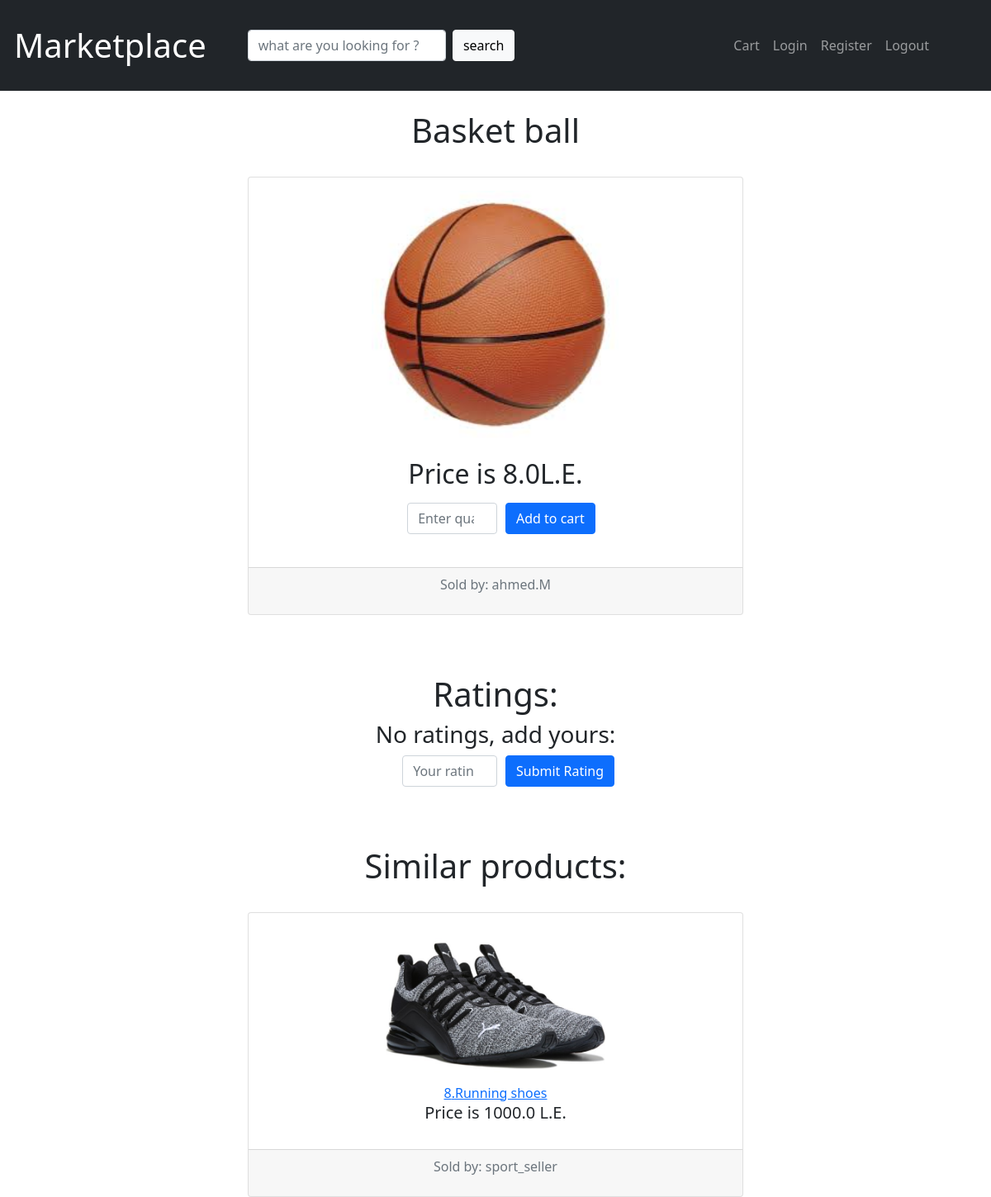
The app's page /Marketplace/product/9, older data.
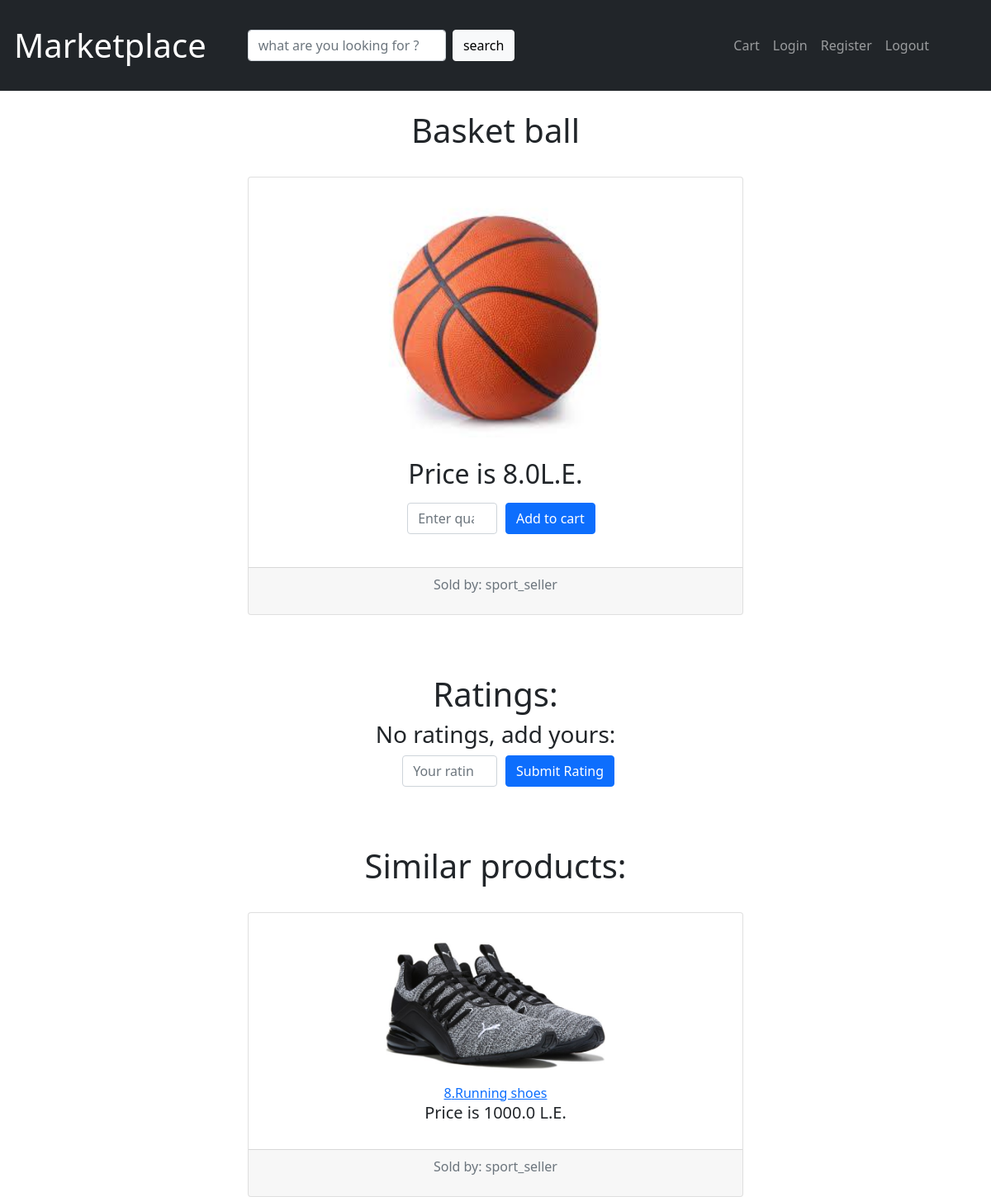
The same page, newer data.
### Marketplace/models.py (models this page shows, shortened)
class Product(models.Model):
    CATEGORY = (
       ('electronics', 'electronics'),
       ('cloth', 'cloth'),
       ('sport', 'sport'))
    name = models.CharField(max_length=200, null=True)
    category = models.CharField(max_length=200, null=True, choices=CATEGORY)
    price = models.FloatField(null=True)
    stock = models.IntegerField(null=True)
    image = models.ImageField(null=True, blank=True)
    seller = models.ForeignKey(Seller, null=True, on_delete=models.CASCADE)

class Seller(models.Model):
    user = models.OneToOneField(User, on_delete=models.CASCADE, null=True)
    email = models.CharField(max_length=200, null=True)
    address = models.CharField(max_length=200, null=True)
    credit_card_number = models.IntegerField()
    def __str__(self):
        return self.user.username

### Marketplace/views.py (the view)
# urls.py: path('product/<int:id>',views.product ,name="product"),
def product(request, id):
    if request.method == "POST":
        review = request.POST["review"]
    product = Product.objects.get(id=id)
    category = product.category
    reviews = Review.objects.filter(product=id)
    similar_products = Product.objects.filter(category=category).exclude(id=id)
    return render(request, 'Marketplace/product.html', {
        'product': product,
        'reviews': reviews,
        "similar_products": similar_products
    })

### Marketplace/templates/Marketplace/product.html (shortened to what this page needs)
{% extends "Marketplace/layout.html" %}
{% block body %}
<div class="b" style="margin:auto; max-width:50%">
    <br>
    <h1>{{product.name.capitalize}}</h1>
    <br>
    <div class="card text-center">
        <div class="card-body">
            <img src="/Marketplace{{product.image.url}}" class="card-img-top" style="width:300px" alt="product pic">
            <br><br>
            <h2 class="card-title">Price is {{product.price}}L.E.</h2>
            <form action="{% url 'addtocart' product.id %}" Method="post">
                <div class="row">
                    <div class="col">
                        <input  class="form-control" style="max-width:40%;margin-left:65%; margin-right:0px" min="0" type="number" name="quantity" placeholder="Enter quantity">
                    </div>
                    <div class="col">
                        <input class="btn btn-primary" style="margin-right:65%;" type="submit" value="Add to cart">
                    </div>
                </div>
                <br>
            </form>
        </div>
        <div class="card-footer text-muted">
            <p>Sold by: {{product.seller}}</p>
        </div>
    </div>
    <br><br><br>
    <h1>Ratings:</h1>
    {% if reviews %}
    {% for review in reviews %}
    <br>
    <div class="card border-dark mb-3">
        <div class="card-body">
            <p class="card-text">A {{review.customer}} gave {{product.name}} a rating of {{review.review}} out of five stars.</p>
        </div>
    </div>
    {% endfor %}
    <form action="{% url 'addreview' product.id %}" Method="post">
        {% csrf_token %}
        <br>
        <h3>What do you think?</h3>
        <div class="row">
            <div class="col">
                <input class="form-control" type="number" name="review" min="0" max="5" style="max-width:40%;margin-left:65%; margin-right:0px" placeholder="Your rating:">
            </div>
            <div class="col">
                <input class="btn btn-primary" style="margin-right:65%;" type="submit" value="Submit Rating">
            </div>
        </div>
    </form>
    <br><br><br><br>
    {% else %}
        <form action="{% url 'addreview' product.id %}" Method="post">
            <h3>No ratings, add yours:</h3>
            <div class="row">
                <div class="col">
                    <input class="form-control" type="number" name="review" min="0" max="5" style="max-width:40%;margin-left:65%; margin-right:0px" placeholder="Your rating:">
                </div>
                <div class="col">
                    <input class="btn btn-primary" style="margin-right:65%;" type="submit" value="Submit Rating">
                </div>
            </div>
        </form>
        <br><br><br>
    {% endif %}
    <h1>Similar products:</h1>
    {% for product in similar_products %}
        <br>
        <div class="card text-center">
            <div class="card-body">
                <a href="{% url 'product' product.id %}">
                    <img src="/Marketplace{{product.image.url}}" class="card-img-top" style="width:300px" alt="product pic">
                </a>
                <br>
                <a href="{% url 'product' product.id %}" >{{product.id}}.{{product.name.capitalize}}</a>
                <br>
                <h5 class="card-title">Price is {{product.price}} L.E.</h5>
            </div>
            <div class="card-footer text-muted">
                <p>Sold by: {{product.seller}}</p>
            </div>
        </div>
    {% endfor %}
</div>
{% endblock %}

Row changes from the older to the newer data that the page shows:
changed Product "Basket ball": image: a different picture; seller "ahmed.M" → "sport_seller"
